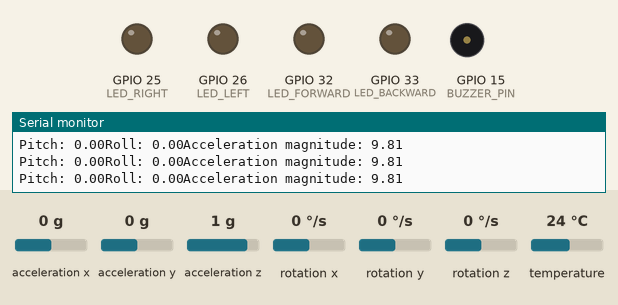
The sketch below on a simulated ESP32. Shown: output pins drawn as LEDs (lit = HIGH), buzzer (waves = sounding, pin HIGH), the last lines printed to the serial monitor. The test bench sets the inputs (shaded band); at power-on: acceleration x 0 g, acceleration y 0 g, acceleration z 1 g, rotation x 0 °/s, rotation y 0 °/s, rotation z 0 °/s, temperature 24 °C.

Above: at 1.3 s.
1.4 s: acceleration x set to -0.3 g
At 1.9 s:
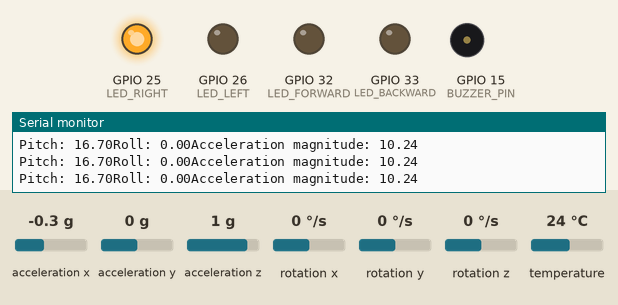
2.9 s: acceleration y set to -0.3 g
At 3.3 s:
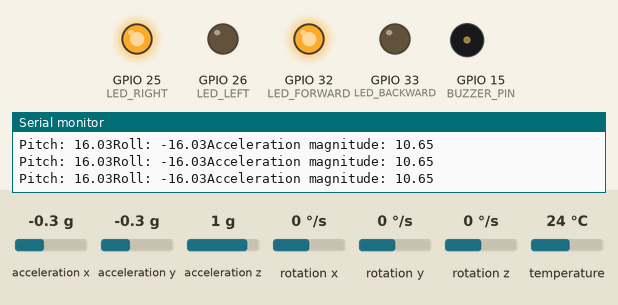
4.4 s: acceleration z set to -1 g
5.9 s: acceleration z set to -1.3 g
At 7.0 s:
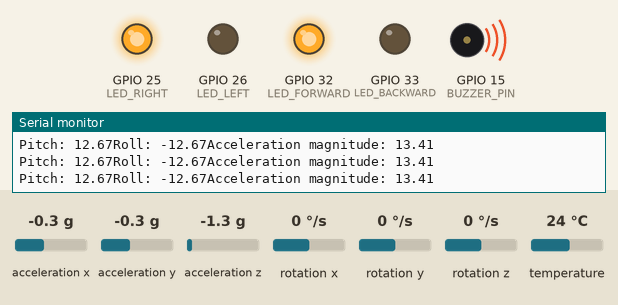
7.4 s: acceleration x set to -1.4 g
At 8.4 s:
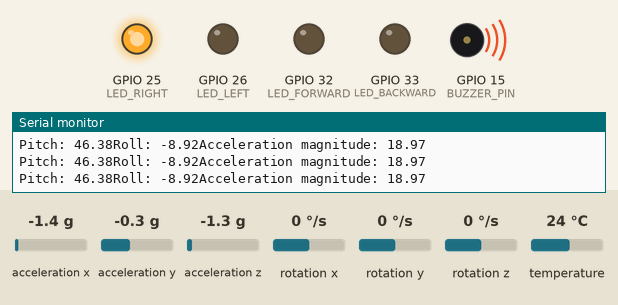
8.9 s: acceleration y set to 0.8 g
At 9.6 s:
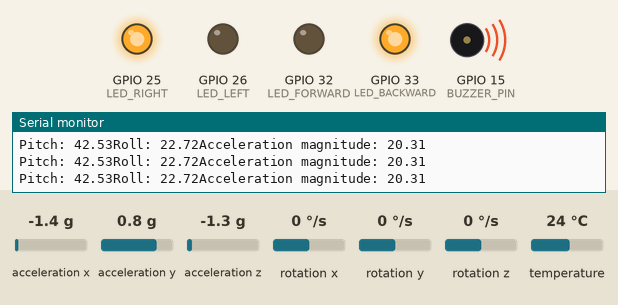
Timing chart, 0 to 11.4 s (numbered marks = the images above; inputs shaded):
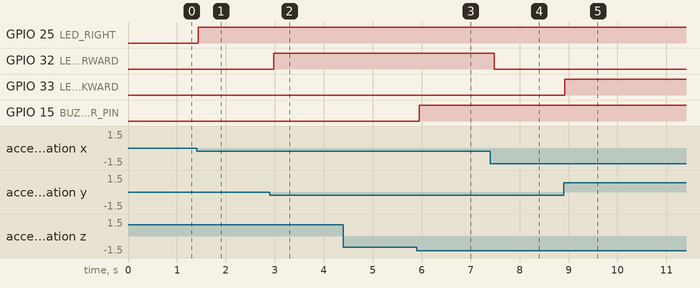

The sketch:

code.ino
```cpp
/*******************************************************
 * ESP32 + MPU6050 Tilt and Jolt Detection
 *
 * Functionality:
 * - 4 LEDs indicate tilt in 4 directions (forward, backward, left, right)
 * - Buzzer sounds when acceleration exceeds a threshold (detects jolts)
 *
 * Hardware:
 * - ESP32
 * - MPU6050 accelerometer + gyroscope
 * - 4 LEDs with current-limiting resistors
 * - Piezo buzzer
 *
 * Author: Maximo Mancilla
 *******************************************************/

#include <Wire.h>
#include <Adafruit_MPU6050.h>
#include <Adafruit_Sensor.h>
#include <math.h> // atan2() and sqrt() for angle calculations

// Create MPU6050 object
Adafruit_MPU6050 mpu;

// I2C pins for ESP32
#define SDA_PIN 21
#define SCL_PIN 22

// LED pins
#define LED_FORWARD  32
#define LED_BACKWARD 33
#define LED_RIGHT    25
#define LED_LEFT     26

// Buzzer pin
#define BUZZER_PIN   15

// Thresholds
const float TILT_THRESHOLD = 10.0; // degrees; LED triggers beyond this tilt
const float ACC_THRESHOLD  = 12.0; // m/s²; buzzer triggers beyond this acceleration (jolts)

void setup() {
  Serial.begin(115200); // Initialize serial monitor for debugging
  Wire.begin(SDA_PIN, SCL_PIN); // Initialize I2C

  // Set pins as outputs
  pinMode(LED_FORWARD, OUTPUT);
  pinMode(LED_BACKWARD, OUTPUT);
  pinMode(LED_RIGHT, OUTPUT);
  pinMode(LED_LEFT, OUTPUT);
  pinMode(BUZZER_PIN, OUTPUT);

  // Initialize MPU6050 sensor
  if (!mpu.begin()) {
    Serial.println("Failed to find MPU6050 chip");
    while (1) delay(10); // Stop execution if sensor not found
  }

  // Configure MPU6050 ranges and filter
  mpu.setAccelerometerRange(MPU6050_RANGE_4_G);   // ±4g, suitable for desktop motions
  mpu.setGyroRange(MPU6050_RANGE_250_DEG);       // ±250°/s, for slow tilts
  mpu.setFilterBandwidth(MPU6050_BAND_21_HZ);    // Low-pass filter to reduce jitter

  delay(100); // Allow sensor to stabilize
}

void loop() {
  // Create sensor event objects
  sensors_event_t a, g, temp;
  mpu.getEvent(&a, &g, &temp); // Read accelerometer, gyro, and temperature
  // =========================
  // Calculate tilt angles
  // =========================
  // Roll: rotation around X-axis (left/right tilt)
  float roll = atan2(a.acceleration.y, sqrt(a.acceleration.x * a.acceleration.x + a.acceleration.z * a.acceleration.z)) * 180.0 / PI;
  // Pitch: rotation around Y-axis (forward/backward tilt)
  float pitch = atan2(-a.acceleration.x, sqrt(a.acceleration.y*a.acceleration.y + a.acceleration.z*a.acceleration.z)) * 180.0 / PI;

  // =========================
  // Reset LEDs
  // =========================
  digitalWrite(LED_FORWARD, LOW);
  digitalWrite(LED_BACKWARD, LOW);
  digitalWrite(LED_LEFT, LOW);
  digitalWrite(LED_RIGHT, LOW);

  // =========================
  // LED Logic: Tilt Detection
  // =========================
  // Left/Right LEDs based on pitch
  if (pitch > TILT_THRESHOLD) {
    digitalWrite(LED_RIGHT, HIGH);
  } else if (pitch < -TILT_THRESHOLD) {
    digitalWrite(LED_LEFT, HIGH);
  }

  // Forward/Backwards LEDs based on roll
  if (roll > TILT_THRESHOLD) {
    digitalWrite(LED_BACKWARD, HIGH);
  } else if (roll < -TILT_THRESHOLD) {
    digitalWrite(LED_FORWARD, HIGH);
  }

  // =========================
  // Buzzer Logic: Jolt Detection
  // =========================
  // Calculate total acceleration magnitude (combines X, Y, Z)
  float acc_magnitude = sqrt(a.acceleration.x*a.acceleration.x +
                       a.acceleration.y*a.acceleration.y +
                       a.acceleration.z*a.acceleration.z);

  // Trigger buzzer if acceleration exceeds threshold
  if (acc_magnitude > ACC_THRESHOLD) {
    digitalWrite(BUZZER_PIN, HIGH);
  } else {
    digitalWrite(BUZZER_PIN, LOW);
  }

  // =========================
  // Debugging output
  // =========================
  Serial.print("Pitch: "); Serial.print(pitch);
  Serial.print("Roll: "); Serial.print(roll);
  Serial.print("Acceleration magnitude: "); Serial.println(acc_magnitude);

  delay(100); // 100ms loop delay for smooth response
}
```

Measured:
- the behaviour switches between -0.1 and -0.2 g on acceleration x (found by bisection; images 0 and 1)
- the behaviour switches between -0.1 and -0.2 g on acceleration y (found by bisection; images 1 and 2)
- the behaviour switches between -1.1 and -1.2 g on acceleration z (found by bisection; images 2 and 3)
- after the input at 1.4 s, GPIO 25 (LED_RIGHT): LOW → HIGH at once
- after the input at 2.9 s, GPIO 32 (LED_FORWARD): LOW → HIGH after 0.07 s
- after the input at 5.9 s, GPIO 15 (BUZZER_PIN): LOW → HIGH after 0.05 s
- after the input at 7.4 s, GPIO 32 (LED_FORWARD): HIGH → LOW after 0.09 s
- after the input at 8.9 s, GPIO 33 (LED_BACKWARD): LOW → HIGH at once
